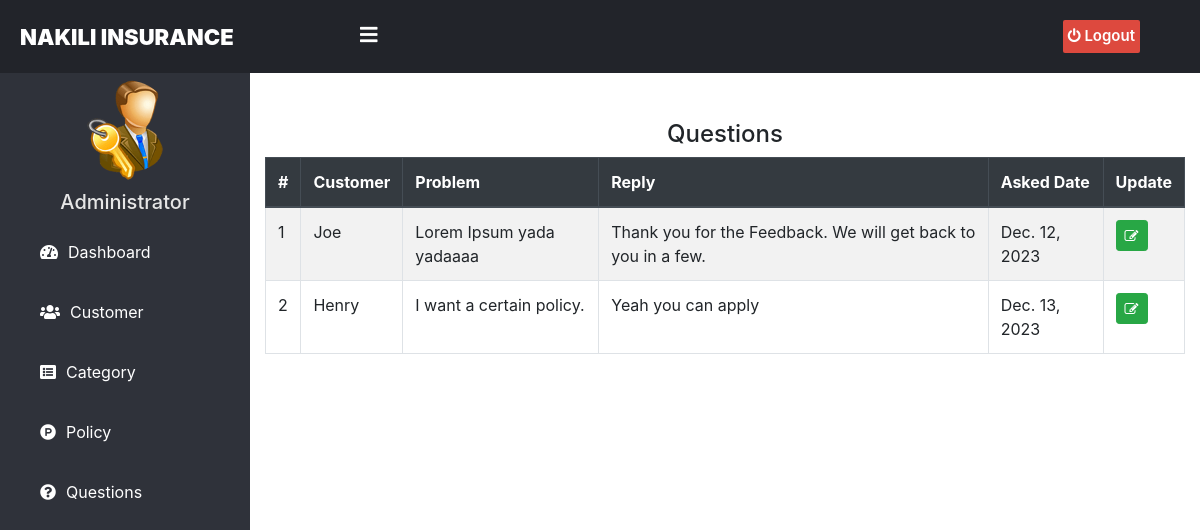
The page /admin-question on the database its author committed.
### insurance/models.py (models this page shows, shortened)
class Question(models.Model):
    customer= models.ForeignKey(Customer, on_delete=models.CASCADE)
    description =models.CharField(max_length=500)
    admin_comment=models.CharField(max_length=200,default='Nothing')
    asked_date =models.DateField(auto_now=True)

### customer/models.py (models this page shows, shortened)
class Customer(models.Model):
    user=models.OneToOneField(User,on_delete=models.CASCADE)
    profile_pic= models.ImageField(upload_to='profile_pic/Customer/',null=True,blank=True)
    address = models.CharField(max_length=40)
    mobile = models.CharField(max_length=20,null=False)
    def __str__(self):
        return self.user.first_name

### insurance/views.py (the view)
# urls.py: path('admin-question', views.admin_question_view,name='admin-question'),
def admin_question_view(request):
    questions = models.Question.objects.all()
    return render(request,'insurance/admin_question.html',{'questions':questions})

### templates/insurance/admin_question.html (shortened to what this page needs)
{% extends 'insurance/adminbase.html' %}
{% block content %}
{%load static%}
<head>
  <link href="http://netdna.bootstrapcdn.com/bootstrap/4.0.0-beta/css/bootstrap.min.css" rel="stylesheet">
    <link rel="stylesheet" href="https://maxcdn.bootstrapcdn.com/bootstrap/4.4.1/css/bootstrap.min.css">
    <link href="https://maxcdn.bootstrapcdn.com/font-awesome/4.3.0/css/font-awesome.min.css" rel="stylesheet">
</head>
<div class="container">
  <div class="panel panel-primary">
    <div class="panel-heading">
      <h4 class="text-center">Questions</h4>
    </div>
    <table class="table table-hover table-bordered table-striped" id="dev-table">
      <thead class="thead-dark">
        <tr>
            <th>#</th>
          <th>Customer</th>
          <th> Problem</th>
          <th> Reply</th>
          <th> Asked Date</th>
             <th>Update</th>
        </tr>
      </thead>
      {% for t in questions %}
      <tr>
        <td> {{ forloop.counter }}</td>
        <td> {{t.customer}}</td>
        <td> {{t.description}}</td>
        <td> {{t.admin_comment}}</td>
        <td> {{t.asked_date}}</td>
        <td><a class="btn btn-success btn-sm" href="{% url 'update-question' t.id  %}"><span class="fa fa-edit"></span></a></td>
      </tr>
      {% endfor %}
    </table>
  </div>
</div>
<br><br><br><br><br><br>
{% endblock content %}

### templates/insurance/admin_question.html (style rules this page uses)
a:link { text-decoration: none; }

### rows shown on the page
Question: customer "Joe", description "Lorem Ipsum yada yadaaaa", admin_comment "Thank you for the Feedback. We will get back to you in a few.", asked_date "Dec. 12, 2023"
Question: customer "Henry", description "I want a certain policy.", admin_comment "Yeah you can apply", asked_date "Dec. 13, 2023"
